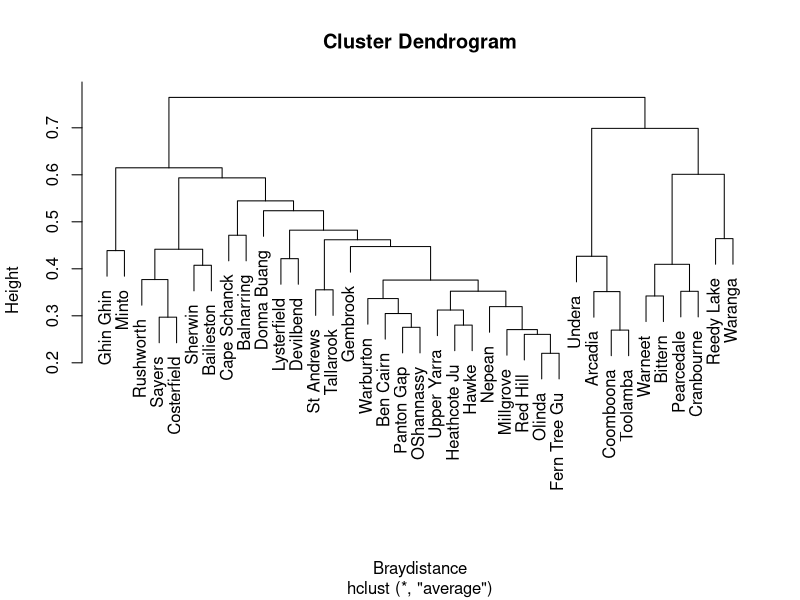
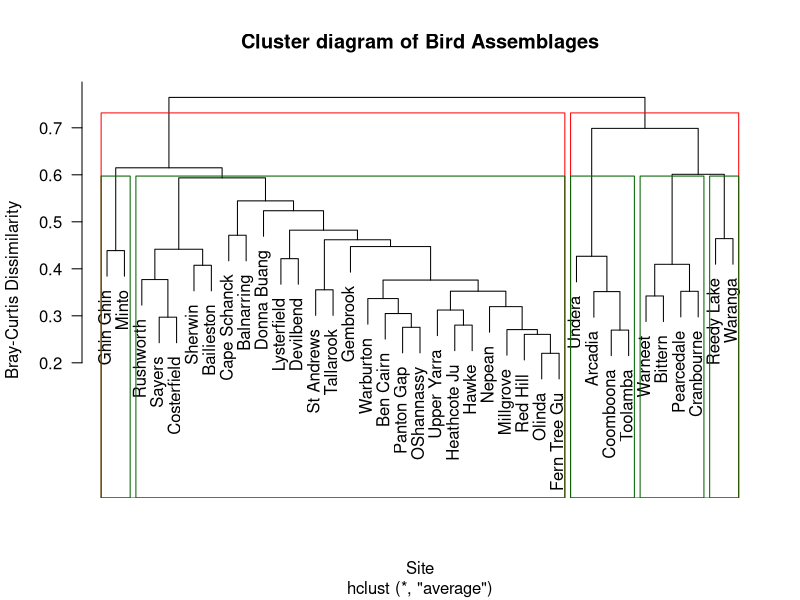

These figures' R source, in order:
## ---- chunk 1
knitr::opts_chunk$set(echo = TRUE)
## ---- chunk 2
#| message: false
#| warning: false
library(vegan)
## ---- chunk 3
macnally <- read.csv("data/macnally.csv", row.names = 1)
head(macnally, 1)
## ---- chunk 4
Braydistance <- vegdist(macnally[, 3:102])
## ---- chunk 5
hc <- hclust(Braydistance, method = "average")
## ---- chunk 6
plot(hc)
## ---- chunk 7
plot(hc, las = 1, 
     main = "Cluster diagram of Bird Assemblages",
     xlab = "Site", 
     ylab = "Bray-Curtis Dissimilarity")
rect.hclust(hc, 2, border = "red")
rect.hclust(hc, 5, border = "darkgreen")
